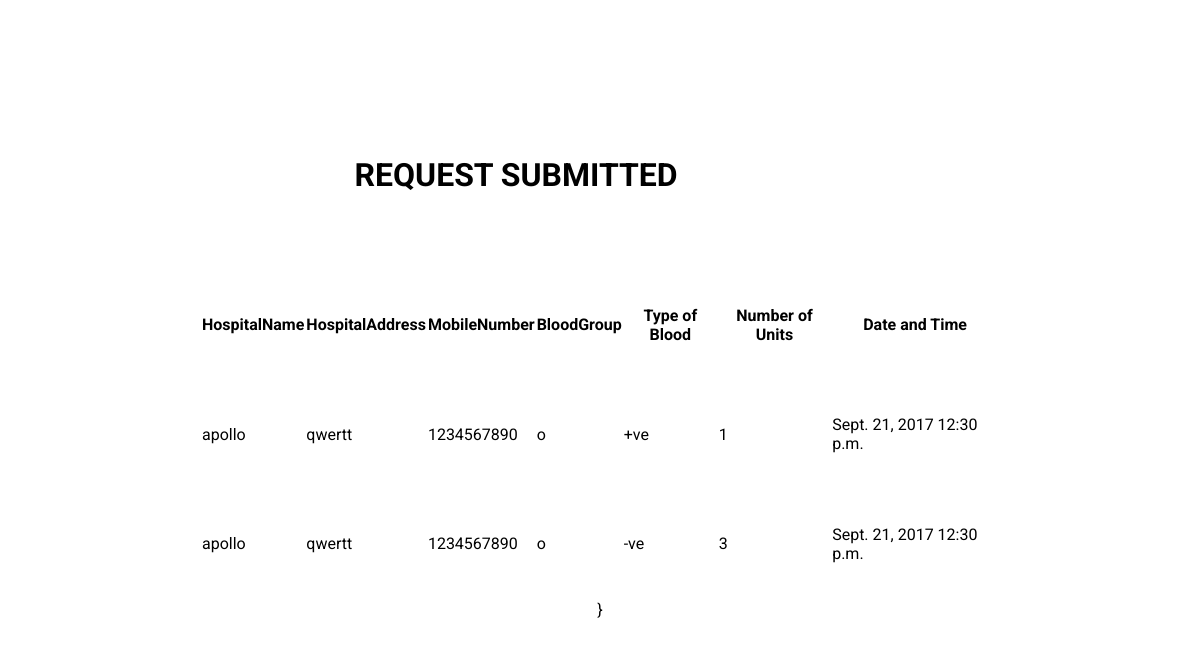
The app's page /blooddonor/viewhospital/ with its own data.
### blooddonor/models.py (models this page shows, shortened)
class hospitalregister(models.Model):
	HospitalName=models.CharField(max_length=50)
	HospitalAddress=models.CharField(max_length=300)
	HospitalMobileNumber=models.CharField(max_length=10)
	HospitalEmailId=models.EmailField(max_length=254)
	password=models.CharField(max_length=15)

class hospital(models.Model):
	BloodGroup=models.CharField(max_length=5)
	TypeOfBlood=models.CharField(max_length=3)
	NumberOfUnits=models.IntegerField()
	Date=models.DateField(_("Date"), default=date.today)
	Time=models.TimeField(blank=True, null=True)

### blooddonor/views.py (the view)
def viewhospital(request):
  hos=reg.objects.all()
  hospital=hospitalrequest.objects.all()
  template=loader.get_template('blooddonor/viewhospital.html')
  context= {
         'hos':hos,
         'hospital':hospital,
          }
  return HttpResponse(template.render(context, request))

### blooddonor/templates/blooddonor/viewhospital.html (shortened to what this page needs)
<html>
<head>
</head>
<body bgcolor="white">
<center>
<div class="login-page">  <h1></h1>
  <center>
   {% if hospital %}
     <table  style="background-color: white; border:1px solid white; width:800px ;height: 500px;margin-top:100px; border-collapse: collapse; ">
     <tr>
       <td colspan="6" align="center"><h1>REQUEST SUBMITTED </h1></td></tr>
    <tr>
      <th>HospitalName</th>
      <th>HospitalAddress</th>
      <th>MobileNumber</th>
      <th>BloodGroup</th>
      <th>Type of Blood</th>
      <th>Number of Units</th>
      <th> Date and Time</th>
     </tr>
   {% for viewmachines in hos %}
     {% for h in hospital %}
   <tr>
   <td> {{ viewmachines.HospitalName }}</td> <td> {{viewmachines.HospitalAddress }} </td> <td>{{viewmachines.HospitalMobileNumber}}</td>
   <td> {{ h.BloodGroup}}</td>
   <td> {{ h.TypeOfBlood}}</td>
   <td>{{ h.NumberOfUnits}}</td>
   <td>{{ h.Date}}
   {{ h.Time}}</td>
   </tr>
   {% endfor %}
  {% endfor %}
   </table>
  }
 </center>
 {% else %}
     <h3>noOrder</h3>
{% endif %}
</body>
</html>

### blooddonor/templates/blooddonor/viewhospital.html (style rules this page uses)
.login-page { width: 900px; height: 500px; margin: auto; }
body { background: white; font-family: "Roboto", sans-serif; -webkit-font-smoothing: antialiased; -moz-osx-font-smoothing: grayscale; }

### records on screen
hospitalregister: HospitalName "apollo", HospitalAddress "qwertt", HospitalMobileNumber "1234567890"
hospital: BloodGroup "o", TypeOfBlood "+ve", NumberOfUnits "1", Date "Sept. 21, 2017", Time "12:30 p.m."
hospital: BloodGroup "o", TypeOfBlood "-ve", NumberOfUnits "3", Date "Sept. 21, 2017", Time "12:30 p.m."
